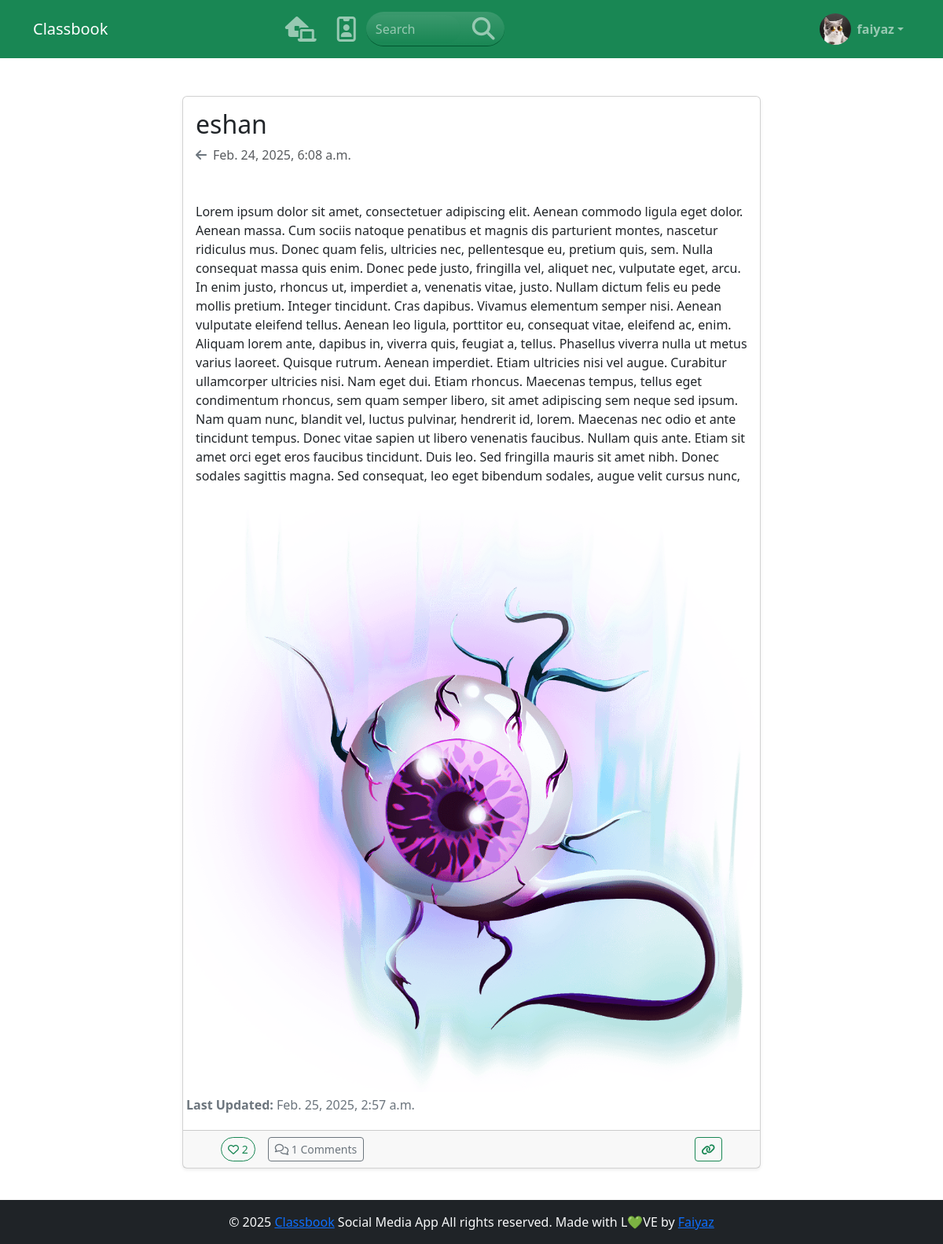
/post/5/ (signed in), run on the app's committed database.
### accounts/models.py (models this page shows, shortened)
class Profile(models.Model):
    user = models.OneToOneField(User, on_delete=models.CASCADE)
    image = models.ImageField(default='default/default.png', upload_to='profile_pics')
    bio = models.TextField(blank=True)
    cover_photo = models.ImageField(upload_to='cover_photos/', blank=True, default='default/cover_default.jpg')
    location = models.CharField(max_length=100, blank=True)

### posts/models.py (models this page shows, shortened)
class Post(models.Model):
    author = models.ForeignKey(User, on_delete=models.CASCADE, related_name='posts')
    content = models.TextField()
    image = models.ImageField(upload_to='post_images/', blank=True, null=True)
    created_at = models.DateTimeField(auto_now_add=True)
    updated_at = models.DateTimeField(auto_now=True, null=True, blank=True)
    likes = models.ManyToManyField(User, related_name='liked_posts', blank=True)
    @property
    def like_count(self):
        return self.likes.count()

### posts/views.py (the view)
# urls.py: path('post/<int:pk>/', views.post_detail, name='post_detail'),
def post_detail(request, pk):
    post = get_object_or_404(Post, pk=pk)
    comments = Comment.objects.filter(post=post)
    is_liked = False
    if post.likes.filter(id=request.user.id):
        is_liked = True
    form = PostForm(instance=post)
    return render(request, 'posts/detail_post.html', {'post': post, 'comments': comments, 'is_liked': is_liked, 'edit_form': form})

### posts/forms.py
class PostForm(forms.ModelForm):
    class Meta:
        model = Post
        fields = ['content', 'image']
        widgets = {
            'content': forms.Textarea(attrs={
                'class': 'form-control',
                'rows': 4,
                'placeholder': "What's on your mind?"
            }),
            'image': forms.ClearableFileInput(attrs={
                'class': 'form-control'
            }),
        }

### posts/templates/posts/detail_post.html (shortened to what this page needs)
{% extends "base.html" %}
{% block content %}
<div class="row">
  <div class="col-md-8 mx-auto">
    <div class="card shadow-sm">
      <div class="card-body">
        <h2 class="text-start">{{ post.author }}</h2>
        <div class="d-flex justify-content-between align-items-center">
          <div class="mb-3 text-muted d-flex align-items-center gap-2">
            <a href="{% url 'home' %}" class="text-secondary"><i class="fa-solid fa-arrow-left"></i></a>
            {{ post.created_at }}
          </div>
          </div>
        </div>
        <div class="mb-3 p-3">{{ post.content }}
        </div>
        {% if post.image %}
          <img src="{{ post.image.url }}" class="img-fluid" alt="Post Image">
        {% endif %}
        {% if post.updated_at|date:"U" != post.created_at|date:"U" %}
          <div class="mb-3 p-1 text-secondary">
            <strong class="text-secondary">Last Updated:</strong> {{ post.updated_at }}
          </div>
        {% endif %}
        <div class="card-footer px-5">
          <div class="d-flex justify-content-between align-items-center">
          <div class="d-flex gap-3">
            {% if request.user in post.likes.all %}
            <a href="{% url 'like_post' post.id %}" class="btn btn-success btn-sm rounded-pill"><i class="fa-solid fa-heart"></i> {{ post.like_count }}</a>
            {% else %}
              <a href="{% url 'like_post' post.id %}" class="btn btn-sm btn-outline-success rounded-pill"><i class="fa-regular fa-heart"></i> {{ post.like_count }}</a>
            {% endif %}
            <button class="btn btn-outline-secondary btn-sm" type="button" data-bs-toggle="collapse" data-bs-target="#comments-{{ post.id }}">
              <i class="fa-regular fa-comments"></i>
              {{ post.comments.count }} Comments
            </button>
          </div>
          <div>
             <button class="btn btn-outline-success btn-sm" onclick="sharePost({{ post.id }})">
              <i class="fa-solid fa-link"></i>
            </button>
          </div>
          </div>
        </div>
      </div>
    </div>
  </div>
</div>
{% endblock %}

### templates/base.html (shortened to what this page needs)
{% load static %}
<!DOCTYPE html>
<html lang="en">
<head>
    <link href="https://cdn.jsdelivr.net/npm/bootstrap@5.3.3/dist/css/bootstrap.min.css" rel="stylesheet">
    <link rel="stylesheet" href="{% static 'CSS/styles.css' %}">
</head>
<body>
    <nav class="navbar navbar-expand bg-success navbar-dark">
      <div class="container">
        <a class="navbar-brand" href="{% url 'home' %}">Classbook</a>
        <ul class="navbar-nav mx-auto">
          <li class="nav-item">
            <a class="nav-link" href="{% url 'home' %}">
              <i class="fa-solid fa-house-laptop"></i>
            </a>
          </li>
          {% if user.is_authenticated %}
          <li class="nav-item">
            <a class="nav-link" href="{% url 'profile' username=user.username %}">
              <i class="fa-regular fa-id-badge"></i>
            </a>
          </li>
          {% endif %}
          <li class="nav-item">
            <form class="d-flex bg-success bg-gradient rounded-pill search-bar" role="search" action="{% url 'post_search' %}" method="GET">
              <input class="form-control me-2 bg-success bg-gradient rounded-pill" type="text" placeholder="Search" aria-label="Search" name="q" value="{{ query}}">
              <button type="submit" class="search-btn rounded"><i class="fa-solid fa-magnifying-glass"></i></button>
            </form>
          </li>
        </ul>
        <ul class="navbar-nav ms-auto">
          {% if user.is_authenticated %}
          <li class="nav-item dropdown">
            <a class="nav-link dropdown-toggle d-flex align-items-center" href="#" id="userDropdown" role="button" data-bs-toggle="dropdown" aria-expanded="false">
              <img src="{{ user.profile.image.url }}" alt="Profile" class="rounded-circle" width="40" height="40">
              <span class="ms-2"><strong>{{ user.username }}</strong></span>
            </a>
          </li>
          {% endif %}
        </ul>
      </div>
    </nav>
    <div class="container my-5 pb-5">
      {% block content %}
      {% endblock %}
    <footer class="fixed-bottom bg-dark text-center text-lg-start mt-5 text-light">
      <div class="text-center p-3" style="background-color: rgba(0, 0, 0, 0.05);">
        &copy; {% now "Y" %} <a href="#">Classbook</a> Social Media App All rights reserved. Made with L💚VE by <a href="#">Faiyaz</a>
      </div>
    </footer>
</body>
</html>

### static/css/styles.css (style rules this page uses)
* { margin: 0; padding: 0; box-sizing: border-box; }
.nav-item { display: flex; align-items: center; }
.nav-link i { font-size: 2rem; padding: 5px; }
.nav-item input { width: 120px; border: none; outline: none; color: #97c9b2; }
.nav-item input::placeholder { color: #97c9b2; }
.search-bar { display: flex; align-items: center; justify-content: center; border-bottom: 1px solid #00552e; padding-right: 5px; }
.search-btn { outline: none; border: none; padding: 5px; background: transparent; color: #97c9b2; }
.search-btn i { font-size: 1.8rem; padding: 2px; }

### data on the page
Post: author "eshan", created_at "Feb. 24, 2025, 6:08 a.m.", content "Lorem ipsum dolor sit amet, consectetuer adipiscing elit. Aenean commodo ligula eget dolor. Aenean massa. Cum sociis natoque penatibus et magnis dis parturient montes, nascetur ridiculus mus. Donec quam felis, ultricies nec, pellentesque eu, pretium quis, sem. Nulla consequat massa quis enim. Donec pede justo, fringilla vel, aliquet nec, vulputate eget, arcu. In enim justo, rhoncus ut, imperdiet a, venenatis vitae, justo. Nullam dictum felis eu pede mollis pretium. Integer tincidunt. Cras dapibus. Vivamus elementum semper nisi. Aenean vulputate eleifend tellus. Aenean leo ligula, porttitor eu, consequat vitae, eleifend ac, enim. Aliquam lorem ante, dapibus in, viverra quis, feugiat a,…", image (picture), updated_at "Feb. 25, 2025, 2:57 a.m.", like_count "2", comments.count "1"

### other printed values
{{ user.username }} "faiyaz"
